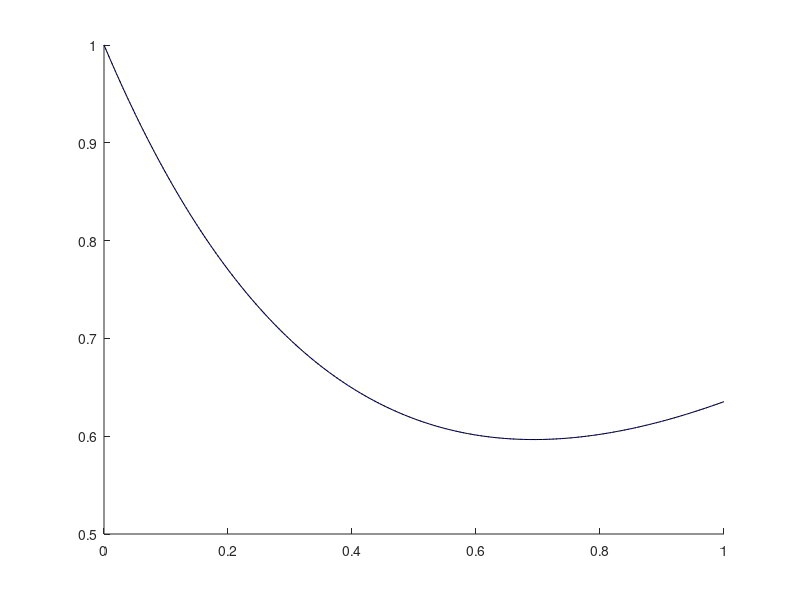

This figure's MATLAB source:
function [x, y1, y2] = task1()
    x = linspace(0, 1, 100);    
    y1 = lsode(@df, 1, x)';
    y2 = exp(-2.*x) + x./2;
    hold on;
    plot(x, y1, "k-", x, y2, "b:");
endfunction

function f = df(x, t)
    f = -2.*x + t + 1/2;
endfunction
